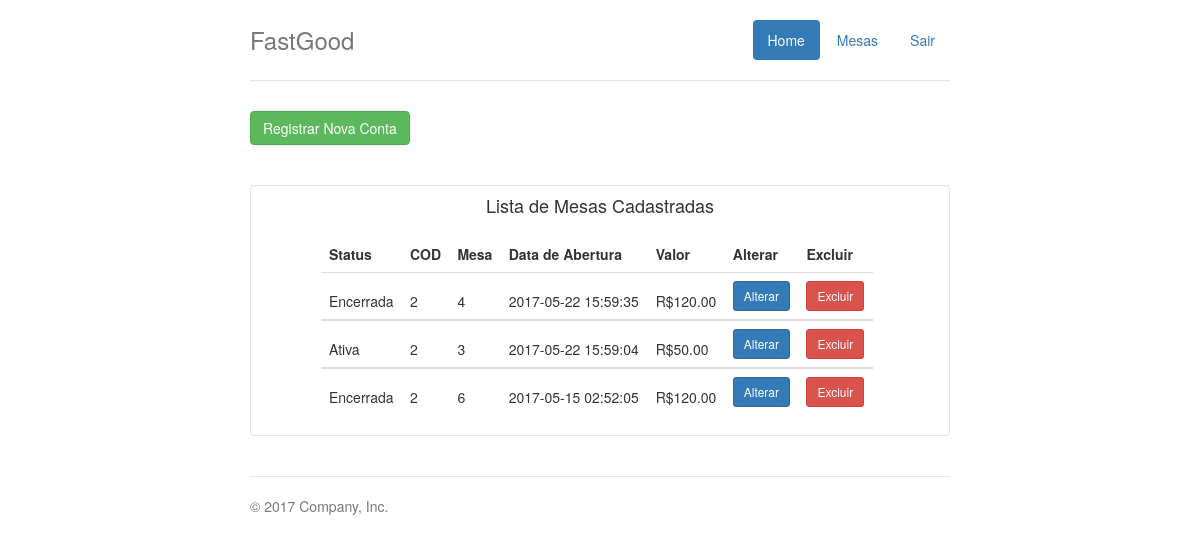
Page /ver_conta2.php on the committed database.
### tables this page shows
CREATE TABLE IF NOT EXISTS `tab_conta` (
  `id_conta` int(11) NOT NULL,
  `status` varchar(100) NOT NULL,
  `codGarcom` int(100) NOT NULL,
  `pro_id` int(11) NOT NULL,
  `mesa` varchar(100) NOT NULL,
  `dataAbertura` datetime NOT NULL,
  `valorTotal` decimal(10,2) NOT NULL
);

### ver_conta2.php (the view, shortened to what this page needs)
<!DOCTYPE html>
<html>
<?php
  require_once 'includes/connect_db.php';
?>
<head>
    <link href="bootstrap/css/bootstrap.min.css" rel="stylesheet">
    <link href="bootstrap/css/bootstrap.css" rel="stylesheet">
    <link rel="stylesheet" href="css/style.css">
        <link href="css/bootstrap.min.css" rel="stylesheet">
    <link rel="stylesheet" href="css/bootstrap-tagsinput.css">
</head>
<body>
<div class="container">
 <?php include "menu2.php" ?>
  <button type="button" class="btn btn-success" data-toggle="modal" data-target="#myModal">
    Registrar Nova Conta
  </button>
<div class="row marketing" style=" border: 1px solid rgb(225, 232, 237); border-radius: 4px; ">
  <h4 class="text-center">Lista de Mesas Cadastradas</h4>
  <div class="col-lg-10">
  <table class="table" style="margin-top:10px;margin-left:55px;">
    <thead>
      <tr>
        <td style="font-weight:bold;">Status</td>
        <td style="font-weight:bold;">COD</td>
        <td style="font-weight:bold;">Mesa</td>
        <td style="font-weight:bold;">Data de Abertura</td>
        <td style="font-weight:bold;">Valor</td>
        <td style="font-weight:bold;">Alterar</td>
        <td style="font-weight:bold;">Excluir</td>
      </tr>
    </thead>
<?php
  $resultado = mysql_query("SELECT * FROM tab_conta ORDER BY dataAbertura desc",$dbconn);
  if ($resultado) {
  while ($row = mysql_fetch_assoc($resultado)) {
?>
<tbody>
  <td>
    <?php echo "<p></p>", $row['status'] ?>
  </td>
  <td>
    <?php echo "<p></p>", $row['codGarcom'] ?>
  </td>
  <td>
    <?php echo "<p></p>", $row['mesa'] ?>
  </td>
  <td>
    <?php echo "<p></p>", $row['dataAbertura'] ?>
  </td>
  <td>
    <?php echo "<p></p>R$", $row['valorTotal'] ?>
  </td>
  <td>
    <form action="alterar_conta2.php?id_conta=<?php echo $row['id_conta'];?>" method="POST">
      <input type="submit" value="Alterar" name="Submit" class='btn btn-sm btn-primary'>
    </form>
  </td>
  <td>
    <form action="includes/functions/excluir_conta2.php?id_conta=<?php echo $row['id_conta']; ?>" method="POST">
      <input type="submit" value="Excluir" name="Submit" class='btn btn-sm btn-danger'>
    </form>
  </td>
</tbody>
<?php
    }
  }
?>
</table>
        </div>
      </div>
      <footer class="footer">
        <p>&copy; 2017 Company, Inc.</p>
      </footer>
    </div>
</body>
</html>

### css/style.css (style rules this page uses)
body { padding-top: 20px; padding-bottom: 20px; }
.header, .marketing, .footer { padding-right: 15px; padding-left: 15px; }
.footer { padding-top: 19px; color: #777; border-top: 1px solid #e5e5e5; }
@media (min-width: 768px) { .container { max-width: 730px; } }
.marketing { margin: 40px 0; }
@media screen and (min-width: 768px) { .header, .marketing, .footer { padding-right: 0; padding-left: 0; } }

### rows in the picture
tab_conta: status "Encerrada", codGarcom "2", mesa "4", dataAbertura "2017-05-22 15:59:35", valorTotal "120.00"
tab_conta: status "Ativa", codGarcom "2", mesa "3", dataAbertura "2017-05-22 15:59:04", valorTotal "50.00"
tab_conta: status "Encerrada", codGarcom "2", mesa "6", dataAbertura "2017-05-15 02:52:05", valorTotal "120.00"
